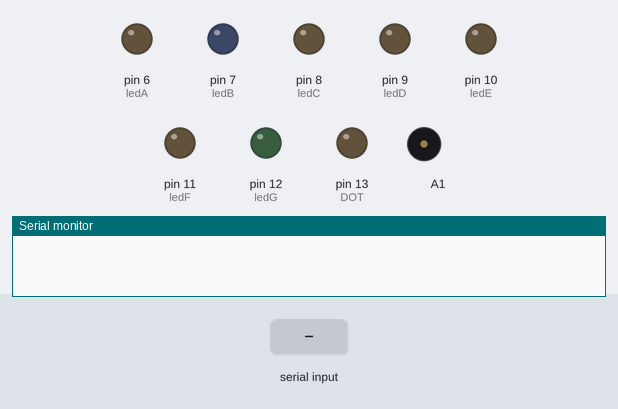
The sketch below on a simulated Arduino Uno, built with avr-gcc and run on an emulated ATmega328P. Shown: output pins drawn as LEDs (lit = HIGH), buzzer (waves = sounding), the last lines printed to the serial monitor. Inputs (shaded band) come from the test bench.

Above: at 1.2 s.
1.3 s: "Do" received over Serial
At 3.7 s:
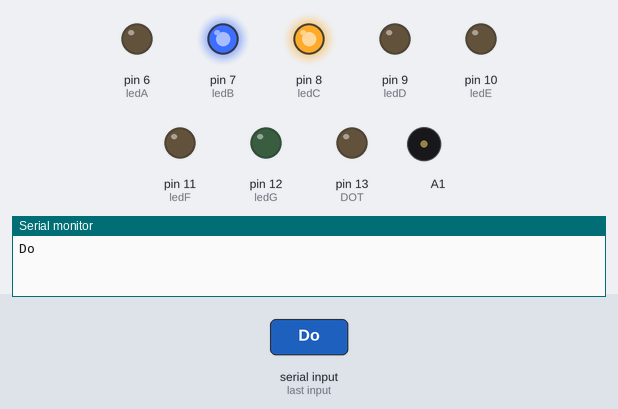
4.3 s: "Re" received over Serial
At 7.0 s:
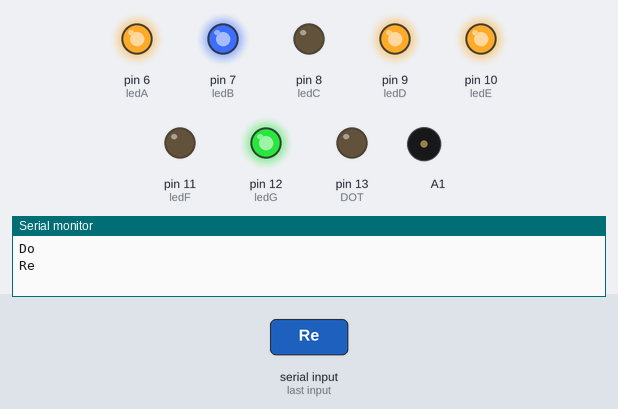
7.3 s: "Mi" received over Serial
At 9.4 s:
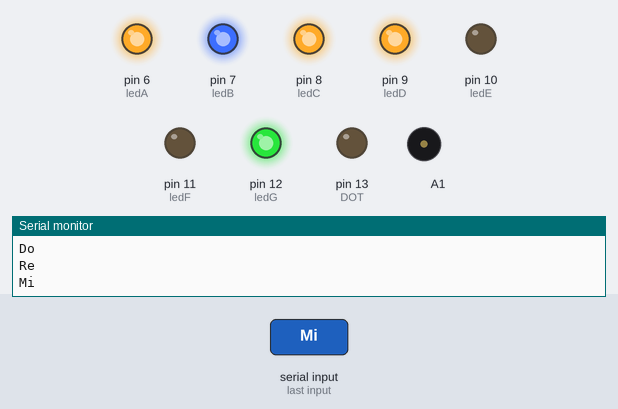
10.3 s: "Pa" received over Serial
At 12.9 s:
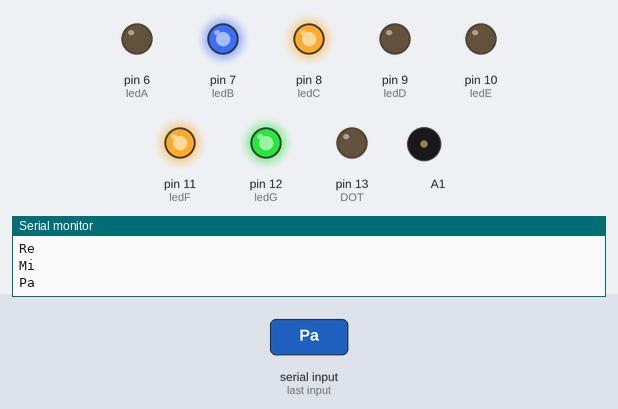
13.3 s: "Sol" received over Serial
At 15.2 s:
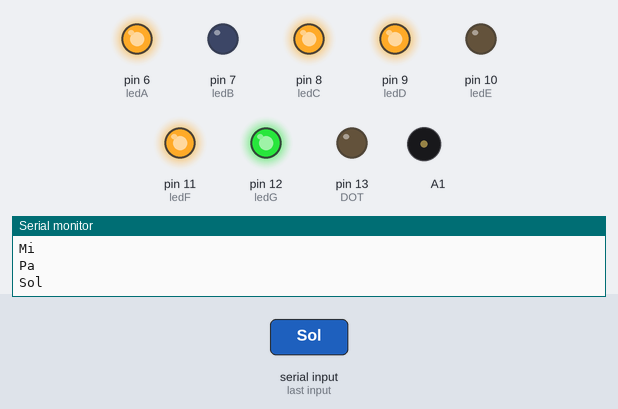
16.3 s: "La" received over Serial
At 18.6 s:
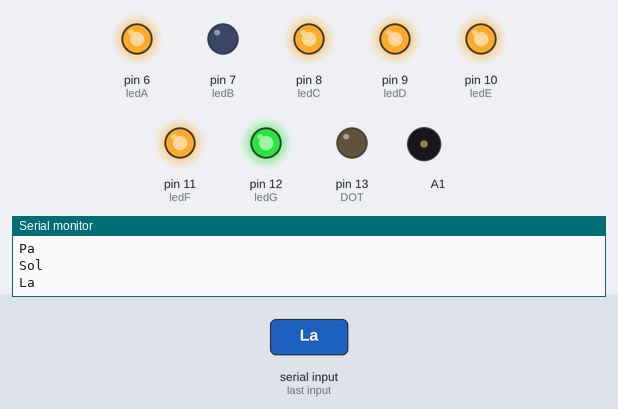
Timing chart, 0 to 20.1 s (numbered marks = the images above; inputs shaded):
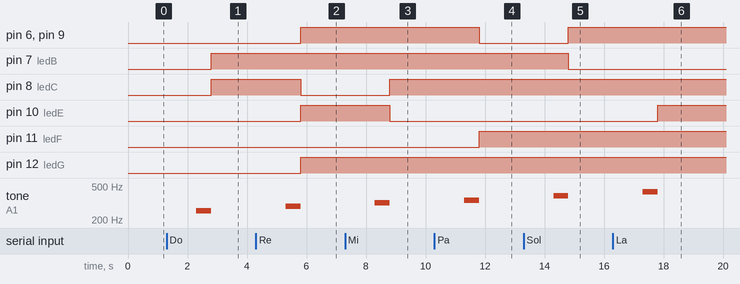

Measured:
- after the input at 1.3 s, pin 7 (ledB), pin 8 (ledC): LOW → HIGH after 1.5 s; tone on A1: silent → 256 Hz after 1.0 s, → silent 0.50 s later
- after the input at 4.3 s, pin 6 (ledA), pin 9 (ledD), pin 10 (ledE), pin 12 (ledG): LOW → HIGH after 1.5 s; pin 8 (ledC): HIGH → LOW after 1.5 s; tone on A1: silent → 288 Hz after 1.0 s, → silent 0.50 s later
- after the input at 7.3 s, pin 8 (ledC): LOW → HIGH after 1.5 s; pin 10 (ledE): HIGH → LOW after 1.5 s; tone on A1: silent → 320 Hz after 1.0 s, → silent 0.50 s later
- after the input at 10.3 s, pin 6 (ledA), pin 9 (ledD): HIGH → LOW after 1.5 s; pin 11 (ledF): LOW → HIGH after 1.5 s; tone on A1: silent → 341 Hz after 1.0 s, → silent 0.50 s later
- after the input at 13.3 s, pin 6 (ledA), pin 9 (ledD): LOW → HIGH after 1.5 s; pin 7 (ledB): HIGH → LOW after 1.5 s; tone on A1: silent → 384 Hz after 1.0 s, → silent 0.50 s later
- after the input at 16.3 s, pin 10 (ledE): LOW → HIGH after 1.5 s; tone on A1: silent → 427 Hz after 1.0 s, → silent 0.50 s later

The sketch:

golden_bell_C30-2.ino
```cpp
#define BUZ A1
#define DO 256
#define RE 288
#define MI 320
#define FA 341
#define SO 384
#define LA 427
#define TI 480

int ledA=6;
int ledB=7;
int ledC=8;
int ledD=9;
int ledE=10;
int ledF=11;
int ledG=12;
int DOT=13;

char string[30];

void setup() {
  pinMode(A1,OUTPUT);
  pinMode(ledA, OUTPUT);
  pinMode(ledB, OUTPUT);
  pinMode(ledC, OUTPUT);
  pinMode(ledD, OUTPUT);
  pinMode(ledE, OUTPUT);
  pinMode(ledF, OUTPUT);
  pinMode(ledG, OUTPUT);
  pinMode(DOT, OUTPUT);
  Serial.begin(9600);

}

void loop() {

  if(Serial.available()){
  String string = Serial.readString(); // 문자열을 읽을 때.

  if(string=="Do")       // 참고로 한 글자는 '', 두 글자 이상은 ""
  {                     // * 문자열을 보낼 땐 line ending 없음
    tone(A1, DO); delay(500);
    noTone(A1); Number(1);
    Serial.println(string);
  }

  else if(string=="Re")
  {
    tone(A1, RE); delay(500);
    noTone(A1); Number(2);
    Serial.println(string);
  }

  else if(string=="Mi")
  {
    tone(A1, MI); delay(500);
    noTone(A1); Number(3);
    Serial.println(string);
  }

  else if(string=="Pa")
  {
    tone(A1, FA); delay(500);
    noTone(A1); Number(4);
    Serial.println(string);
  }

  else if(string=="Sol")
  {
    tone(A1, SO); delay(500);
    noTone(A1); Number(5);
    Serial.println(string);
  }

  else if(string=="La")
  {
    tone(A1, LA); delay(500);
    noTone(A1); Number(6);
    Serial.println(string);
  }

  else if(string=="Ti")
  {
    tone(A1, TI); delay(500);
    noTone(A1); Number(7);
    Serial.println(string);
  }
 }
}


void Number(int n)
{
  switch(n){

    case 0: // 0출력
    digitalWrite(ledA, HIGH);
    digitalWrite(ledB, HIGH);
    digitalWrite(ledC, HIGH);
    digitalWrite(ledD, HIGH);
    digitalWrite(ledE, HIGH);
    digitalWrite(ledF, HIGH);
    digitalWrite(ledG, LOW);
    digitalWrite(DOT, LOW);
    break;

    case 1: // 1 출력
    digitalWrite(ledA, LOW);
    digitalWrite(ledB, HIGH);
    digitalWrite(ledC, HIGH);
    digitalWrite(ledD, LOW);
    digitalWrite(ledE, LOW);
    digitalWrite(ledF, LOW);
    digitalWrite(ledG, LOW);
    digitalWrite(DOT, LOW);
    break;

    case 2: // 2 출력
    digitalWrite(ledA, HIGH);
    digitalWrite(ledB, HIGH);
    digitalWrite(ledC, LOW);
    digitalWrite(ledD, HIGH);
    digitalWrite(ledE, HIGH);
    digitalWrite(ledF, LOW);
    digitalWrite(ledG, HIGH);
    digitalWrite(DOT, LOW);
    break;

    case 3: // 3 출력
    digitalWrite(ledA, HIGH);
    digitalWrite(ledB, HIGH);
    digitalWrite(ledC, HIGH);
    digitalWrite(ledD, HIGH);
    digitalWrite(ledE, LOW);
    digitalWrite(ledF, LOW);
    digitalWrite(ledG, HIGH);
    digitalWrite(DOT, LOW);
    break;

    case 4: // 4 출력
    digitalWrite(ledA, LOW);
    digitalWrite(ledB, HIGH);
    digitalWrite(ledC, HIGH);
    digitalWrite(ledD, LOW);
    digitalWrite(ledE, LOW);
    digitalWrite(ledF, HIGH);
    digitalWrite(ledG, HIGH);
    digitalWrite(DOT, LOW);
    break;

    case 5: // 5 출력
    digitalWrite(ledA, HIGH);
    digitalWrite(ledB, LOW);
    digitalWrite(ledC, HIGH);
    digitalWrite(ledD, HIGH);
    digitalWrite(ledE, LOW);
    digitalWrite(ledF, HIGH);
    digitalWrite(ledG, HIGH);
    digitalWrite(DOT, LOW);
    break;

    case 6: // 6 출력
    digitalWrite(ledA, HIGH);
    digitalWrite(ledB, LOW);
    digitalWrite(ledC, HIGH);
    digitalWrite(ledD, HIGH);
    digitalWrite(ledE, HIGH);
    digitalWrite(ledF, HIGH);
    digitalWrite(ledG, HIGH);
    digitalWrite(DOT, LOW);
    break;

    case 7: // 7 출력
    digitalWrite(ledA, HIGH);
    digitalWrite(ledB, HIGH);
    digitalWrite(ledC, HIGH);
    digitalWrite(ledD, LOW);
    digitalWrite(ledE, LOW);
    digitalWrite(ledF, HIGH);
    digitalWrite(ledG, LOW);
    digitalWrite(DOT, LOW);
    break;

    case 8: // 8 출력
    digitalWrite(ledA, HIGH);
    digitalWrite(ledB, HIGH);
    digitalWrite(ledC, HIGH);
    digitalWrite(ledD, HIGH);
    digitalWrite(ledE, HIGH);
    digitalWrite(ledF, HIGH);
    digitalWrite(ledG, HIGH);
    digitalWrite(DOT, LOW);
    break;

    case 9: // 9 출력
    digitalWrite(ledA, HIGH);
    digitalWrite(ledB, HIGH);
    digitalWrite(ledC, HIGH);
    digitalWrite(ledD, HIGH);
    digitalWrite(ledE, LOW);
    digitalWrite(ledF, HIGH);
    digitalWrite(ledG, HIGH);
    digitalWrite(DOT, LOW);
    break;

    default:
    digitalWrite(ledA, LOW);
    digitalWrite(ledB, LOW);
    digitalWrite(ledC, LOW);
    digitalWrite(ledD, LOW);
    digitalWrite(ledE, LOW);
    digitalWrite(ledF, LOW);
    digitalWrite(ledG, LOW);
    digitalWrite(DOT, LOW);
    break;
  }
}
```
